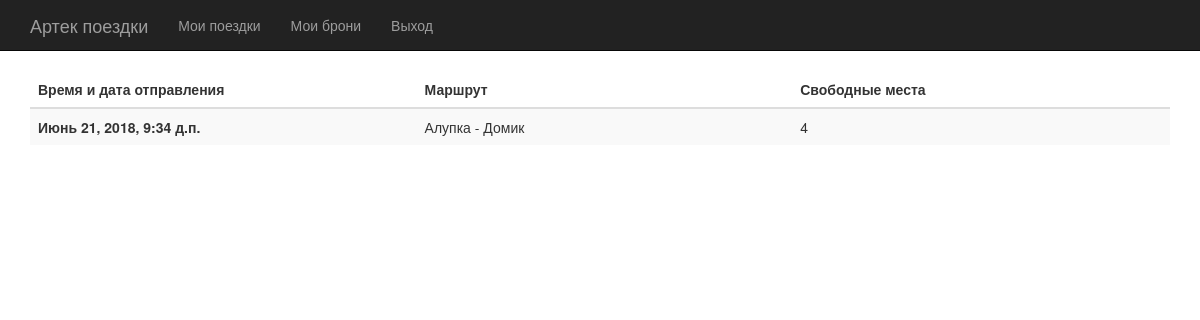
Page /my_subscriptions/ (signed in) on the committed database.
### blabla/models.py (models this page shows, shortened)
class Trip(models.Model):
  creator = models.IntegerField("Заявитель", default=0)
  trip_from = models.CharField("Место отправления:",max_length=30)
  trip_to = models.CharField("Место прибытия:",max_length=30)
  datetime = models.DateTimeField("Время отбытия")
  free_seats = models.PositiveIntegerField("Свободные места:")
  car = models.CharField("Машина:",max_length=30)
  users = models.ManyToManyField(User,blank=True)

### blabla/views.py (the view)
# urls.py: path('my_subscriptions/', views.my_subscriptions, name='my_subscriptions'),
def my_subscriptions(request):
  trips = request.user.trip_set.all()
  return render(request, 'blabla/my_subscriptions.html',{'trips':trips})

### blabla/templates/blabla/my_subscriptions.html (shortened to what this page needs)
{% extends 'print_trips.html' %}
{% load bootstrap3 %}

### blabla/templates/blabla/print_trips.html (shortened to what this page needs)
{% extends 'base.html' %}
{% load bootstrap3 %}
{% block content %}
<table class="table table-striped table-hover">
  <thead>
    <tr>
      <th class="col-md-1" scope="col">Время и дата отправления</th>
      <th class="col-md-1" scope="col">Маршрут</th>
      <th class="col-md-1" scope="col">Свободные места</th>
    </tr>
  </thead>
  <tbody>
  {% for trip in trips %}
  <tr  onclick='window.location.href="{% url 'detail' trip.pk %}"'>
    <th scope="row"> {{ trip.datetime }}</th>
    <td> {{ trip.trip_from }} - {{ trip.trip_to}}</td>
    <td> {{ trip.free_seats }}</td>
  </tr>
  {% endfor %}
  </tbody>
</table>
{% endblock %}

### rows in the picture
Trip: datetime "Июнь 21, 2018, 9:34 д.п.", trip_from "Алупка", trip_to "Домик", free_seats "4"
